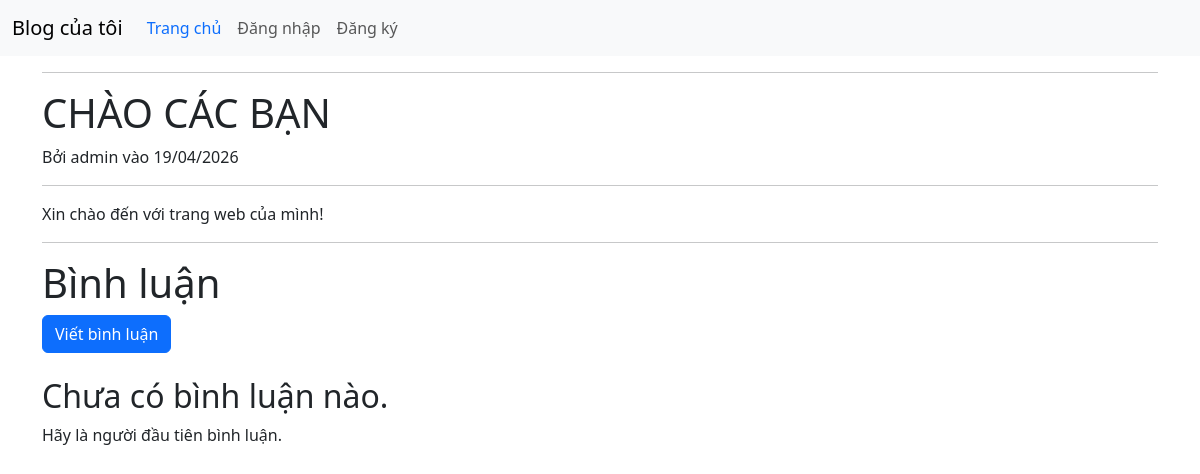
Screenshot of /post/20 with the database file from the repository.
### blog/models.py (models this page shows, shortened)
class Post(models.Model):
    title = models.CharField(max_length=200)
    content = models.TextField()
    created_at = models.DateTimeField(auto_now_add=True)
    updated_at = models.DateTimeField(auto_now=True)
    author = models.ForeignKey(User, on_delete=models.CASCADE, default=1)

### blog/views.py (the view)
# urls.py: path('post/<int:pk>', PostDetailView.as_view(), name="post-detail"),
class PostDetailView(DetailView):
    model = Post
    template_name = 'post_detail.html'
    context_object_name = 'post'

### blog/templates/post_detail.html (shortened to what this page needs)
{% extends "base.html" %}
{% block content %}
    <hr>
    <h1 class="text-uppercase">{{ post.title }}</h1>
    <article>
        <p>Bởi {{ post.author.username }} vào {{ post.created_at|date:"d/m/Y" }}</p>
        <hr>
        <p>{{ post.content|truncatewords:30 }}</p>
    </article>
    <hr>
    <h1>Bình luận</h1>
    <a href="{% url 'add-comment' post.pk %}" title="Viết bình luận" class="btn btn-primary">Viết bình luận</a>
    <div class="comments-section">
        {% if not post.comments.all %}
            <h2>Chưa có bình luận nào.</h2>
            <p>Hãy là người đầu tiên bình luận.</p>
        {% endif %}
    </div>
{% endblock %}

### rows the page displays
Post: title "CHÀO CÁC BẠN", author.username "admin", created_at "19/04/2026", content "Xin chào đến với trang web của mình!"
